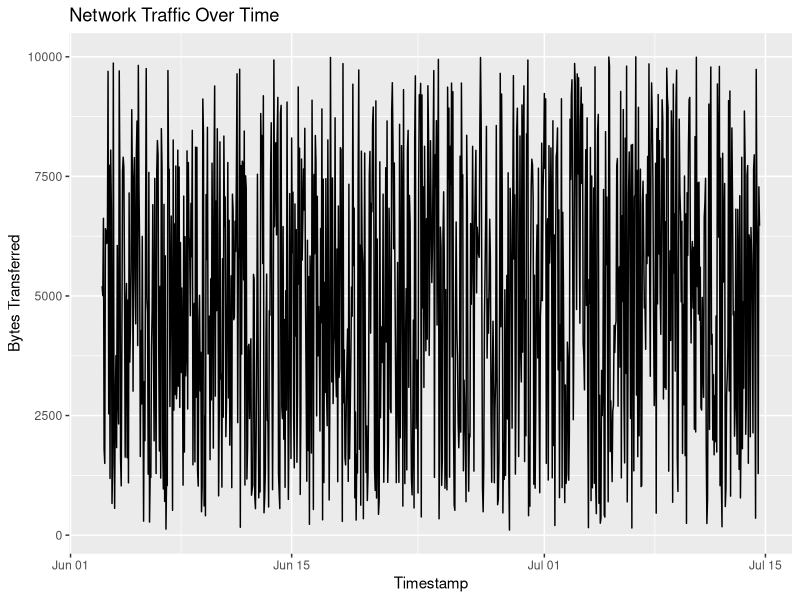
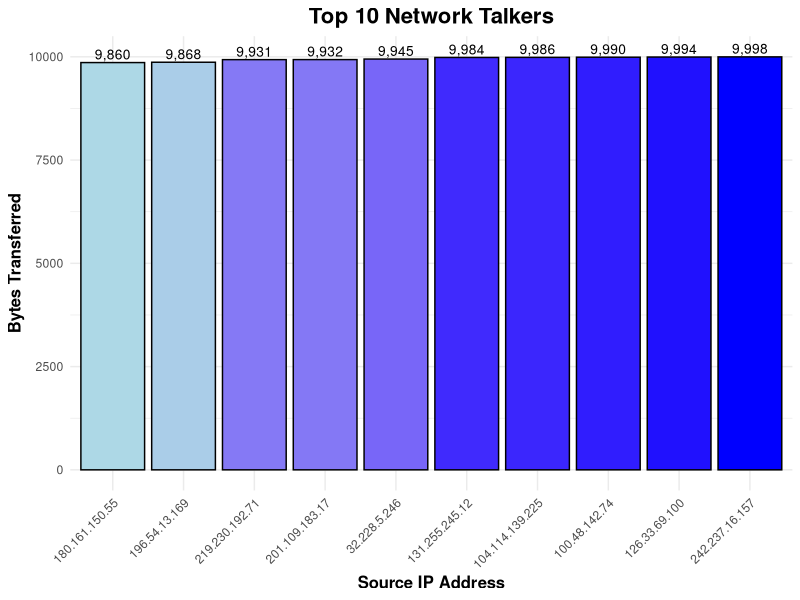
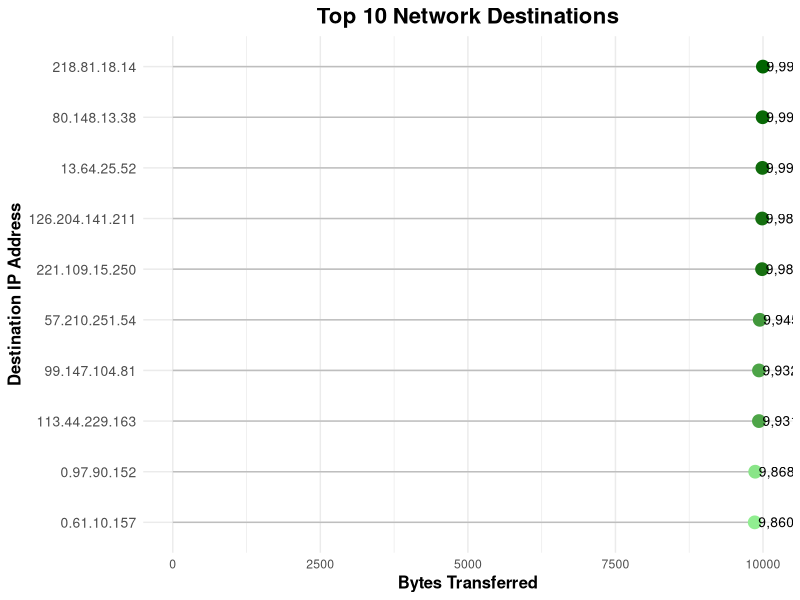

Reproduce these figures in R, in order.
set.seed(123)
num_records <- 1000

timestamps <- seq.POSIXt(from = as.POSIXct("2024-06-03 00:00:00"),  # nolint
                         by = "hour", length.out = num_records)

generate_ipv4 <- function(n) {
  paste(sample(0:255, n, replace = TRUE), sample(0:255, n, replace = TRUE),  # nolint
        sample(0:255, n, replace = TRUE), sample(0:255, n, replace = TRUE), sep = ".") # nolint
}

source_ips <- generate_ipv4(num_records)
destination_ips <- generate_ipv4(num_records)

bytes_transferred <- sample(100:10000, num_records, replace = TRUE)

traffic_data <- data.frame(
  timestamp = timestamps,
  source_ip = source_ips,
  destination_ip = destination_ips,
  bytes_transferred = bytes_transferred
)

head(traffic_data)
  # nolint
# Visualize the traffic data

install.packages("ggplot2")
library(ggplot2)

options(repr.plot.width=10, repr.plot.height=6) # nolint

ggplot(traffic_data, aes(x = timestamp, y = bytes_transferred)) +
  geom_line() +
  labs(title = "Network Traffic Over Time",
       x = "Timestamp",
       y = "Bytes Transferred")

#Top Talkers Analysis

top_talkers <- aggregate(bytes_transferred ~ source_ip, data = traffic_data, FUN = sum) # nolint
top_talkers <- top_talkers[order(top_talkers$bytes_transferred, decreasing = TRUE), ] # nolint
top_talkers <- head(top_talkers, 10) # Selecting top 10 talkers for visualization # nolint

ggplot(top_talkers, aes(x = reorder(source_ip, bytes_transferred),
                        y = bytes_transferred, fill = bytes_transferred)) +
  geom_bar(stat = "identity", color = "black") +
  scale_fill_gradient(low = "lightblue", high = "blue") +
  labs(title = "Top 10 Network Talkers",
       x = "Source IP Address",
       y = "Bytes Transferred") +
  theme_minimal() +
  theme(axis.text.x = element_text(angle = 45, hjust = 1),
        plot.title = element_text(hjust = 0.5, size = 16, face = "bold"),
        axis.title.x = element_text(size = 12, face = "bold"),
        axis.title.y = element_text(size = 12, face = "bold"),
        legend.position = "none") +
  geom_text(aes(label = scales::comma(bytes_transferred)), vjust = -0.3, size = 3.5) # nolint

# Destination Analysis

destination_summary <- aggregate(bytes_transferred ~ destination_ip, data = traffic_data,
                                 FUN = sum)
destination_summary <- destination_summary[order(destination_summary$bytes_transferred,
                                                 decreasing = TRUE), ]
top_destinations <- head(destination_summary, 10)

ggplot(top_destinations, aes(x = bytes_transferred, y = reorder(destination_ip, 
                                                                bytes_transferred))) +
  geom_segment(aes(x = 0, xend = bytes_transferred, y = reorder(destination_ip, 
                                                                bytes_transferred), 
                   yend = reorder(destination_ip, bytes_transferred)),
               color = "grey") +
  geom_point(aes(color = bytes_transferred), size = 4) +
  scale_color_gradient(low = "lightgreen", high = "darkgreen") +
  labs(title = "Top 10 Network Destinations",
       x = "Bytes Transferred",
       y = "Destination IP Address") +
  theme_minimal() +
  theme(plot.title = element_text(hjust = 0.5, size = 16, face = "bold"),
        axis.title.x = element_text(size = 12, face = "bold"),
        axis.title.y = element_text(size = 12, face = "bold"),
        axis.text.y = element_text(size = 10),
        legend.position = "none") +
  geom_text(aes(label = scales::comma(bytes_transferred)), hjust = -0.1, size = 3.5) # nolint
